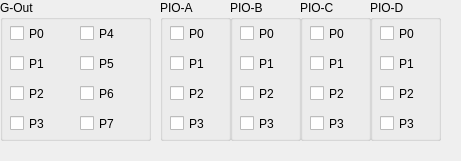
   <widget class="QWidget" name="widgetTestMode" native="true">
    <property name="geometry">
     <rect>
      <x>480</x>
      <y>150</y>
      <width>461</width>
      <height>161</height>
     </rect>
    </property>
    <widget class="QGroupBox" name="groupBox_8">
     <property name="geometry">
      <rect>
       <x>160</x>
       <y>0</y>
       <width>71</width>
       <height>141</height>
      </rect>
     </property>
     <property name="title">
      <string>PIO-A</string>
     </property>
     <widget class="QCheckBox" name="checkBoxPIOAOUT0">
      <property name="geometry">
       <rect>
        <x>10</x>
        <y>20</y>
        <width>61</width>
        <height>27</height>
       </rect>
      </property>
      <property name="text">
       <string>P0</string>
      </property>
     </widget>
     <widget class="QCheckBox" name="checkBoxPIOAOUT3">
      <property name="geometry">
       <rect>
        <x>10</x>
        <y>110</y>
        <width>61</width>
        <height>27</height>
       </rect>
      </property>
      <property name="text">
       <string>P3</string>
      </property>
     </widget>
     <widget class="QCheckBox" name="checkBoxPIOAOUT2">
      <property name="geometry">
       <rect>
        <x>10</x>
        <y>80</y>
        <width>61</width>
        <height>27</height>
       </rect>
      </property>
      <property name="text">
       <string>P2</string>
      </property>
     </widget>
     <widget class="QCheckBox" name="checkBoxPIOAOUT1">
      <property name="geometry">
       <rect>
        <x>10</x>
        <y>50</y>
        <width>61</width>
        <height>27</height>
       </rect>
      </property>
      <property name="text">
       <string>P1</string>
      </property>
     </widget>
    </widget>
    <widget class="QGroupBox" name="groupBox_10">
     <property name="geometry">
      <rect>
       <x>300</x>
       <y>0</y>
       <width>71</width>
       <height>141</height>
      </rect>
     </property>
     <property name="title">
      <string>PIO-C</string>
     </property>
     <widget class="QCheckBox" name="checkBoxPIOCOUT0">
      <property name="geometry">
       <rect>
        <x>10</x>
        <y>20</y>
        <width>61</width>
        <height>27</height>
       </rect>
      </property>
      <property name="text">
       <string>P0</string>
      </property>
     </widget>
     <widget class="QCheckBox" name="checkBoxPIOCOUT3">
      <property name="geometry">
       <rect>
        <x>10</x>
        <y>110</y>
        <width>61</width>
        <height>27</height>
       </rect>
      </property>
      <property name="text">
       <string>P3</string>
      </property>
     </widget>
     <widget class="QCheckBox" name="checkBoxPIOCOUT2">
      <property name="geometry">
       <rect>
        <x>10</x>
        <y>80</y>
        <width>61</width>
        <height>27</height>
       </rect>
      </property>
      <property name="text">
       <string>P2</string>
      </property>
     </widget>
     <widget class="QCheckBox" name="checkBoxPIOCOUT1">
      <property name="geometry">
       <rect>
        <x>10</x>
        <y>50</y>
        <width>61</width>
        <height>27</height>
       </rect>
      </property>
      <property name="text">
       <string>P1</string>
      </property>
     </widget>
    </widget>
    <widget class="QGroupBox" name="groupBox_11">
     <property name="geometry">
      <rect>
       <x>370</x>
       <y>0</y>
       <width>71</width>
       <height>141</height>
      </rect>
     </property>
     <property name="title">
      <string>PIO-D</string>
     </property>
     <widget class="QCheckBox" name="checkBoxPIODOUT0">
      <property name="geometry">
       <rect>
        <x>10</x>
        <y>20</y>
        <width>61</width>
        <height>27</height>
       </rect>
      </property>
      <property name="text">
       <string>P0</string>
      </property>
     </widget>
     <widget class="QCheckBox" name="checkBoxPIODOUT3">
      <property name="geometry">
       <rect>
        <x>10</x>
        <y>110</y>
        <width>61</width>
        <height>27</height>
       </rect>
      </property>
      <property name="text">
       <string>P3</string>
      </property>
     </widget>
     <widget class="QCheckBox" name="checkBoxPIODOUT2">
      <property name="geometry">
       <rect>
        <x>10</x>
        <y>80</y>
        <width>61</width>
        <height>27</height>
       </rect>
      </property>
      <property name="text">
       <string>P2</string>
      </property>
     </widget>
     <widget class="QCheckBox" name="checkBoxPIODOUT1">
      <property name="geometry">
       <rect>
        <x>10</x>
        <y>50</y>
        <width>61</width>
        <height>27</height>
       </rect>
      </property>
      <property name="text">
       <string>P1</string>
      </property>
     </widget>
    </widget>
    <widget class="QGroupBox" name="groupBox_9">
     <property name="geometry">
      <rect>
       <x>230</x>
       <y>0</y>
       <width>71</width>
       <height>141</height>
      </rect>
     </property>
     <property name="title">
      <string>PIO-B</string>
     </property>
     <widget class="QCheckBox" name="checkBoxPIOBOUT0">
      <property name="geometry">
       <rect>
        <x>10</x>
        <y>20</y>
        <width>61</width>
        <height>27</height>
       </rect>
      </property>
      <property name="text">
       <string>P0</string>
      </property>
     </widget>
     <widget class="QCheckBox" name="checkBoxPIOBOUT3">
      <property name="geometry">
       <rect>
        <x>10</x>
        <y>110</y>
        <width>61</width>
        <height>27</height>
       </rect>
      </property>
      <property name="text">
       <string>P3</string>
      </property>
     </widget>
     <widget class="QCheckBox" name="checkBoxPIOBOUT2">
      <property name="geometry">
       <rect>
        <x>10</x>
        <y>80</y>
        <width>61</width>
        <height>27</height>
       </rect>
      </property>
      <property name="text">
       <string>P2</string>
      </property>
     </widget>
     <widget class="QCheckBox" name="checkBoxPIOBOUT1">
      <property name="geometry">
       <rect>
        <x>10</x>
        <y>50</y>
        <width>61</width>
        <height>27</height>
       </rect>
      </property>
      <property name="text">
       <string>P1</string>
      </property>
     </widget>
    </widget>
    <widget class="QGroupBox" name="groupBox_7">
     <property name="geometry">
      <rect>
       <x>0</x>
       <y>0</y>
       <width>151</width>
       <height>141</height>
      </rect>
     </property>
     <property name="title">
      <string>G-Out</string>
     </property>
     <widget class="QCheckBox" name="checkBoxoGOUT0">
      <property name="geometry">
       <rect>
        <x>10</x>
        <y>20</y>
        <width>61</width>
        <height>27</height>
       </rect>
      </property>
      <property name="text">
       <string>P0</string>
      </property>
     </widget>
     <widget class="QCheckBox" name="checkBoxoGOUT3">
      <property name="geometry">
       <rect>
        <x>10</x>
        <y>110</y>
        <width>61</width>
        <height>27</height>
       </rect>
      </property>
      <property name="text">
       <string>P3</string>
      </property>
     </widget>
     <widget class="QCheckBox" name="checkBoxoGOUT2">
      <property name="geometry">
       <rect>
        <x>10</x>
        <y>80</y>
        <width>61</width>
        <height>27</height>
       </rect>
      </property>
      <property name="text">
       <string>P2</string>
      </property>
     </widget>
     <widget class="QCheckBox" name="checkBoxoGOUT1">
      <property name="geometry">
       <rect>
        <x>10</x>
        <y>50</y>
        <width>61</width>
        <height>27</height>
       </rect>
      </property>
      <property name="text">
       <string>P1</string>
      </property>
     </widget>
     <widget class="QCheckBox" name="checkBoxoGOUT7">
      <property name="geometry">
       <rect>
        <x>80</x>
        <y>110</y>
        <width>61</width>
        <height>27</height>
       </rect>
      </property>
      <property name="text">
       <string>P7</string>
      </property>
     </widget>
     <widget class="QCheckBox" name="checkBoxoGOUT6">
      <property name="geometry">
       <rect>
        <x>80</x>
        <y>80</y>
        <width>61</width>
        <height>27</height>
       </rect>
      </property>
      <property name="text">
       <string>P6</string>
      </property>
     </widget>
     <widget class="QCheckBox" name="checkBoxoGOUT4">
      <property name="geometry">
       <rect>
        <x>80</x>
        <y>20</y>
        <width>61</width>
        <height>27</height>
       </rect>
      </property>
      <property name="text">
       <string>P4</string>
      </property>
     </widget>
     <widget class="QCheckBox" name="checkBoxoGOUT5">
      <property name="geometry">
       <rect>
        <x>80</x>
        <y>50</y>
        <width>61</width>
        <height>27</height>
       </rect>
      </property>
      <property name="text">
       <string>P5</string>
      </property>
     </widget>
    </widget>
   </widget>
